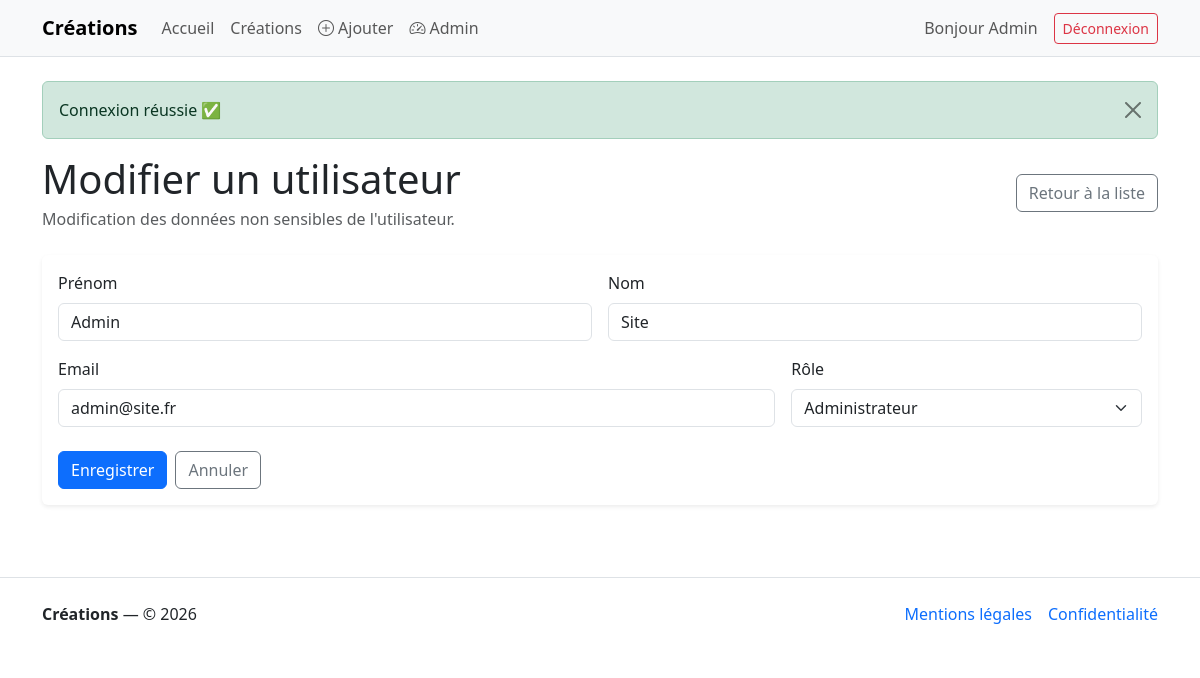
The page /admin/users/1/edit (signed in) on the database its author committed.
### tables this page shows
CREATE TABLE IF NOT EXISTS `user` (
  `id` int UNSIGNED NOT NULL AUTO_INCREMENT,
  `email` varchar(180) NOT NULL,
  `password_hash` varchar(255) NOT NULL,
  `firstname` varchar(100) NOT NULL,
  `lastname` varchar(100) NOT NULL,
  `address` varchar(255) DEFAULT NULL,
  `postal_code` varchar(20) DEFAULT NULL,
  `city` varchar(150) DEFAULT NULL,
  `phone` varchar(30) DEFAULT NULL,
  `role` varchar(20) NOT NULL DEFAULT 'ROLE_USER',
  `created_at` datetime NOT NULL,
  `last_login_at` datetime DEFAULT NULL,
  `remember_token_hash` varchar(255) DEFAULT NULL,
  `remember_token_expires_at` datetime DEFAULT NULL,
  `reset_selector` varchar(32) DEFAULT NULL,
  `reset_token_hash` varchar(255) DEFAULT NULL,
  `reset_expires_at` datetime DEFAULT NULL,
  PRIMARY KEY (`id`),
  UNIQUE KEY `email` (`email`)
);

### src/Controllers/Controller.php (called while the page is built, shortened)
<?php
abstract class Controller
{
    protected ?AuthService $auth = null;
    private function auth(): AuthService
    {
        if ($this->auth === null) {
            $this->auth = new AuthService();
        }
        return $this->auth;
    }
    protected function render(string $view, array $params = [], string $layout = 'layout/base'): void
    {
        extract($params, EXTR_OVERWRITE);
        require VIEW_PATH . "/{$view}.php";
        require VIEW_PATH . "/{$layout}.php";
    }
    protected function getUser(): ?array
    {
        return $this->auth()->user();
    }
}

### src/Controllers/AdminUserController.php (called while the page is built, shortened)
<?php
final class AdminUserController extends Controller
{
    private UserModel $userModel;
    public function __construct()
    {
        $this->userModel = new UserModel();
    }
    public function edit(int $id): void
    {
        $user = $this->userModel->findById($id);
        $this->render('admin_user/edit', [
            'pageTitle' => 'Modifier un utilisateur',
            'user' => $user,
        ]);
    }
}

### public/index.php (called while the page is built, shortened)
<?php
$router = new Router(require dirname(__DIR__) . '/config/routes.php');
$router->dispatch($_SERVER['REQUEST_METHOD'], $_SERVER['REQUEST_URI']);

### src/Core/DB.php (called while the page is built, shortened)
<?php
final class DB
{
    protected static ?PDO $connection = null;
    public static function pdo(): PDO
    {
        if (self::$connection instanceof PDO) {
            return self::$connection;
        }
        try {
            self::$connection = new PDO(
                DB_DSN,
                DB_USER,
                DB_PASS,
                [
                    PDO::ATTR_ERRMODE => PDO::ERRMODE_EXCEPTION,
                    PDO::ATTR_DEFAULT_FETCH_MODE => PDO::FETCH_ASSOC,
                    PDO::ATTR_EMULATE_PREPARES => false,
                ]
            );
            return self::$connection;
        } catch (PDOException $e) {
            http_response_code(500);
            $errorMessage = (defined('APP_DEBUG') && APP_DEBUG)
                ? $e->getMessage()
                : 'Erreur serveur. Merci de réessayer plus tard.';
            require VIEW_PATH . '/errors/500.php';
            exit;
        }
    }
}

### src/Models/Model.php (called while the page is built, shortened)
<?php
abstract class Model
{
    public function __construct()
    {
        $this->pdo = DB::pdo();
    }
}

### src/Models/UserModel.php (called while the page is built, shortened)
<?php
final class UserModel extends Model
{
    public function findById(int $id): ?User
    {
        $sql = 'SELECT * FROM user WHERE id = :id LIMIT 1';
        $stmt = $this->pdo->prepare($sql);
        $stmt->bindValue(':id', $id, PDO::PARAM_INT);
        $stmt->execute();
        $data = $stmt->fetch(PDO::FETCH_ASSOC);
        return User::createAndHydrate($data);
    }
}

### src/Entities/Entity.php (called while the page is built, shortened)
<?php
abstract class Entity
{
    public static function createAndHydrate(array $data): static
    {
        $entity = new static();
        $entity->hydrate($data);
        return $entity;
    }
    protected function hydrate(array $data): void
    {
        foreach ($data as $key => $value) {
            $method = 'set' . str_replace(' ', '', ucwords(str_replace('_', ' ', $key)));
        }
    }
}

### src/Entities/User.php (called while the page is built, shortened)
<?php
class User extends Entity
{
    private ?int $id = null;
    private string $email = '';
    private string $firstname = '';
    private string $lastname = '';
    private string $role = Roles::USER;
    public function getId(): ?int
    {
        return $this->id;
    }
    public function setId(int $id): self
    {
        $this->id = $id;
        return $this;
    }
    public function getEmail(): string
    {
        return $this->email;
    }
    public function setEmail(string $email): self
    {
        $this->email = mb_strtolower(trim($email), 'UTF-8');
        return $this;
    }
    public function setPasswordHash(string $hash): self
    {
        return $this;
    }
    public function getFirstname(): string
    {
        return $this->firstname;
    }
    public function setFirstname(string $firstname): self
    {
        $this->firstname = mb_convert_case(trim($firstname), MB_CASE_TITLE, 'UTF-8');
        return $this;
    }
    public function getLastname(): string
    {
        return $this->lastname;
    }
    public function setLastname(string $lastname): self
    {
        $this->lastname = mb_convert_case(trim($lastname), MB_CASE_TITLE, 'UTF-8');
        return $this;
    }
    public function setAddress(?string $address): self
    {
        return $this;
    }
    public function setPostalCode(?string $postalCode): self
    {
        return $this;
    }
    public function setCity(?string $city): self
    {
        return $this;
    }
    public function setPhone(?string $phone): self
    {
        return $this;
    }
    public function getRole(): string
    {
        return $this->role;
    }
    public function setRole(string $role): self
    {
        $role = strtoupper(trim($role));
        $this->role = Roles::isValid($role)
            ? $role
            : Roles::USER;
        return $this;
    }
    public function setCreatedAt(string|\DateTimeImmutable|null $d): self
    {
        if (is_string($d)) {
            $d = new \DateTimeImmutable($d);
        }
        return $this;
    }
    public function setLastLoginAt(string|\DateTimeImmutable|null $d): self
    {
        if (is_string($d)) {
            $d = new \DateTimeImmutable($d);
        }
        return $this;
    }
    public function setRememberTokenHash(?string $hash): self
    {
        return $this;
    }
    public function setRememberTokenExpiresAt(string|\DateTimeImmutable|null $d): self
    {
        return $this;
    }
    public function setResetSelector(?string $selector): self
    {
        return $this;
    }
    public function setResetTokenHash(?string $hash): self
    {
        return $this;
    }
    public function setResetExpiresAt(string|\DateTimeImmutable|null $d): self
    {
        return $this;
    }
}

### src/Security/Roles.php (called while the page is built, shortened)
<?php
final class Roles
{
    public static function isValid(string $role): bool
    {
        return in_array($role, self::ALL, true);
    }
}

### src/Service/AuthService.php (called while the page is built, shortened)
<?php
final class AuthService
{
    public function user(): ?array
    {
        $user = $_SESSION['user'] ?? null;
        return is_array($user) ? $user : null;
    }
}

### Views/admin_user/edit.php (the view, shortened to what this page needs)
<div class="d-flex justify-content-between align-items-center mb-4">
    <div>
        <h1 class="mb-1"><?= htmlspecialchars($pageTitle ?? 'Modifier un utilisateur') ?></h1>
        <p class="text-muted mb-0">
            Modification des données non sensibles de l'utilisateur.
        </p>
    </div>
    <div>
        <a href="/admin/users" class="btn btn-outline-secondary">Retour à la liste</a>
    </div>
</div>
<div class="card shadow-sm border-0">
    <div class="card-body">
        <form method="post" action="/admin/users/<?= (int) $user->getId() ?>/edit">
            <div class="row g-3">
                <div class="col-md-6">
                    <label for="firstname" class="form-label">Prénom</label>
                    <input
                        type="text"
                        id="firstname"
                        name="firstname"
                        class="form-control"
                        required
                        value="<?= htmlspecialchars($user->getFirstname()) ?>">
                </div>
                <div class="col-md-6">
                    <label for="lastname" class="form-label">Nom</label>
                    <input
                        type="text"
                        id="lastname"
                        name="lastname"
                        class="form-control"
                        required
                        value="<?= htmlspecialchars($user->getLastname()) ?>">
                </div>
                <div class="col-md-8">
                    <label for="email" class="form-label">Email</label>
                    <input
                        type="email"
                        id="email"
                        name="email"
                        class="form-control"
                        required
                        value="<?= htmlspecialchars($user->getEmail()) ?>">
                </div>
                <div class="col-md-4">
                    <label for="role" class="form-label">Rôle</label>
                    <select id="role" name="role" class="form-select">
                        <option value="ROLE_ADMIN" <?= $user->getRole() === 'ROLE_ADMIN' ? 'selected' : '' ?>>
                            Administrateur
                        </option>
                    </select>
                </div>
            </div>
            <div class="d-flex gap-2 mt-4">
                <button type="submit" class="btn btn-primary">Enregistrer</button>
                <a href="/admin/users" class="btn btn-outline-secondary">Annuler</a>
            </div>
        </form>
    </div>
</div>

### src/Core/Router.php (shortened to what this page needs)
<?php
final class Router
{
    private array $routes;
    public function __construct(array $routes)
    {
        $this->routes = $routes;
    }
    public function dispatch(string $method, string $uri): void
    {
        $path = parse_url($uri, PHP_URL_PATH) ?? '/';
        $path = rtrim($path, '/') ?: '/';
        foreach ($this->routes as $route) {
            [$routeMethod, $routePattern, $handler] = $route;
            $routeMethod = strtoupper($routeMethod);
            $routePattern = rtrim($routePattern, '/') ?: '/';
            [$regex, $paramOrder] = $this->compilePattern($routePattern);
            if (!preg_match($regex, $path, $matches)) {
                continue;
            }
            $args = $this->buildArgs($matches, $paramOrder);
            [$class, $action] = $handler;
            $controller = new $class();
            $controller->$action(...$args);
            return;
        }
    }
    private function compilePattern(string $pattern): array
    {
        $paramOrder = [];
        $regex = preg_replace_callback(
            '#\{(\w+)\}#',
            function (array $m) use (&$paramOrder): string {
                $name = $m[1];
                $paramOrder[] = $name;
                return '(?P<' . $name . '>[^/]+)';
            },
            $pattern
        );
        return ['#^' . $regex . '$#', $paramOrder];
    }
    private function buildArgs(array $matches, array $paramOrder): ?array
    {
        $args = [];
        foreach ($paramOrder as $name) {
            $value = $matches[$name] ?? null;
            if ($name === 'id') {
                $args[] = (int) $value;
                continue;
            }
            $args[] = $value;
        }
        return $args;
    }
    public static function isActiveRoute(string $path): bool
    {
        $current = parse_url($_SERVER['REQUEST_URI'] ?? '/', PHP_URL_PATH) ?? '/';
        $current = rtrim($current, '/') ?: '/';
        $path = rtrim($path, '/') ?: '/';
        return $current === $path;
    }
}

### Views/partials/_nav.php (shortened to what this page needs)
<nav class="navbar navbar-expand-lg navbar-light bg-light border-bottom">
    <div class="container">
        <a class="navbar-brand fw-bold" href="/">Créations</a>
        <div class="collapse navbar-collapse" id="mainNav">
            <ul class="navbar-nav me-auto mb-2 mb-lg-0">
                <li class="nav-item">
                    <a class="nav-link <?= Router::isActiveRoute('/') ? 'active' : '' ?>" href="/">Accueil</a>
                </li>
                <li class="nav-item">
                    <a class="nav-link <?= Router::isActiveRoute('/creations') ? 'active' : '' ?>" href="/creations">
                        Créations
                    </a>
                </li>
                <?php if ($this->getUser() && $this->getUser()['role'] === 'ROLE_ADMIN'): ?>
                    <li class="nav-item">
                        <a class="nav-link <?= Router::isActiveRoute('/creations/new') ? 'active' : '' ?>" href="/creations/new">
                            <i class="bi bi-plus-circle"></i> Ajouter
                        </a>
                    </li>
                <?php endif; ?>
                <?php if ($this->getUser() && $this->getUser()['role'] === 'ROLE_ADMIN'): ?>
                    <li class="nav-item">
                        <a class="nav-link <?= Router::isActiveRoute('/admin') ? 'active' : '' ?>" href="/admin">
                            <i class="bi bi-speedometer2"></i> Admin
                        </a>
                    </li>
                <?php endif; ?>
            </ul>
            <ul class="navbar-nav ms-auto">
                <?php if ($this->getUser()): ?>
                    <li class="nav-item d-flex align-items-center me-3">
                        <span class="navbar-text">
                            Bonjour <?= htmlspecialchars($this->getUser()['firstname']) ?>
                        </span>
                    </li>
                    <li class="nav-item d-flex align-items-center">
                        <form method="post" action="/logout">
                            <button class="btn btn-sm btn-outline-danger">
                                Déconnexion
                            </button>
                        </form>
                    </li>
                <?php endif; ?>
            </ul>
        </div>
    </div>
</nav>

### Views/layout/_flash.php (shortened to what this page needs)
<?php
$flashes = $_SESSION['_flashes'] ?? [];
$map = [
    'error'   => 'danger',
    'success' => 'success',
    'warning' => 'warning',
    'info'    => 'info',
];
?>
<?php if (!empty($flashes)): ?>
    <div class="mb-3">
        <?php foreach ($flashes as $type => $messages): ?>
            <?php
            $bsType = $map[$type] ?? 'info';
            $messages = is_array($messages) ? $messages : [];
            ?>
            <?php foreach ($messages as $msg): ?>
                <div class="alert alert-<?= htmlspecialchars($bsType) ?> alert-dismissible fade show" role="alert">
                    <?= htmlspecialchars((string) $msg) ?>
                    <button type="button" class="btn-close" data-bs-dismiss="alert" aria-label="Fermer"></button>
                </div>
            <?php endforeach; ?>
        <?php endforeach; ?>
    </div>
<?php endif; ?>

### Views/partials/_footer.php
<footer class="border-top py-4 mt-5">
    <div class="container d-flex flex-column flex-md-row justify-content-between gap-2">
        <div>
            <strong>Créations</strong> — © <?= date('Y') ?>
        </div>
        <div class="d-flex gap-3">
            <a href="#" class="text-decoration-none">Mentions légales</a>
            <a href="#" class="text-decoration-none">Confidentialité</a>
        </div>
    </div>
</footer>

### rows shown on the page
user: shows "Ajouter", shows "Admin", firstname "Admin", msg "Connexion réussie ✅", lastname "Site", email "admin@site.fr", role "Administrateur"
